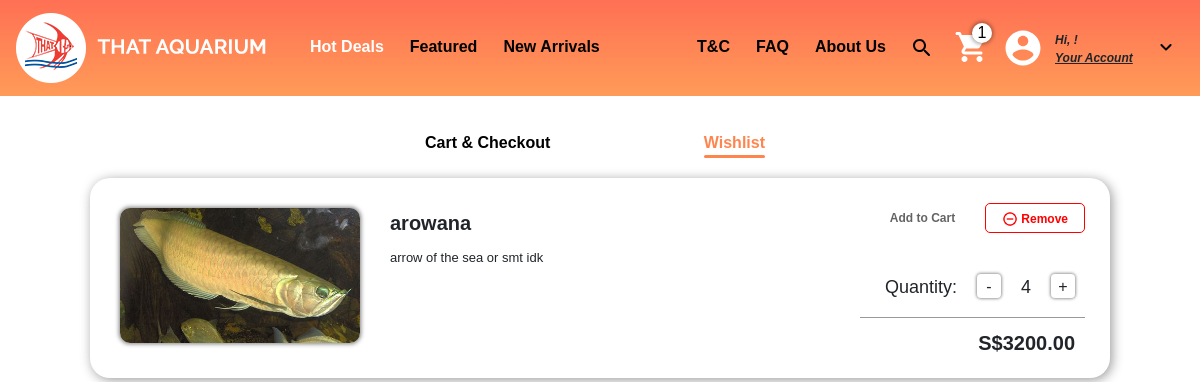
/wishlist/ (signed in), run on an earlier commit of the app's database.
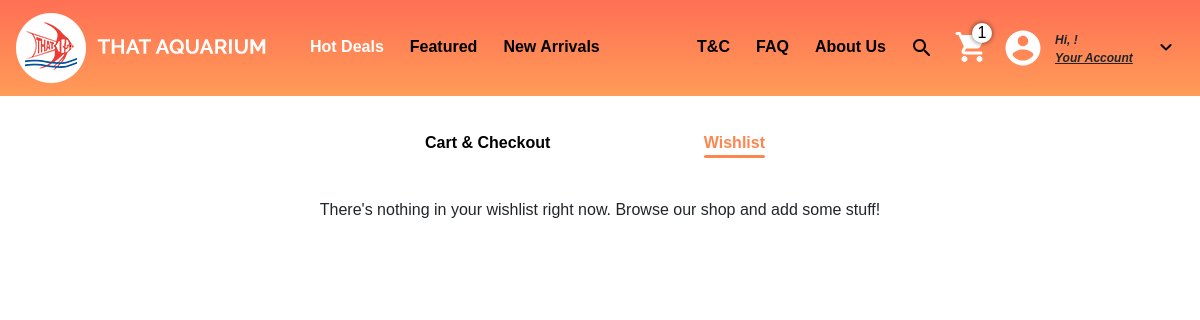
And on a later commit of the database.
### store/models.py (models this page shows, shortened)
class WishlistItem(models.Model):
    product = models.ForeignKey(Product,on_delete=models.SET_NULL,null=True,blank=True)
    order = models.ForeignKey(Wishlist,on_delete=models.SET_NULL,null=True,blank=True)
    quantity = models.IntegerField(default=0)
    date_added = models.DateTimeField(auto_now_add=True)
    @property
    def get_total(self):
        total = self.product.price * self.quantity
        return total

class Product(models.Model):
    display = [
        ('H', 'Hot deals'),
        ('F', 'Featured'),
        ('N', 'New Arrivals'),
        ('B', 'Blocked'), #hidden from every where but exists in the database
        ('D', 'Database'),#this means it will be avaliable in the search but not in the other fields
    ]
    product_name = models.CharField(max_length=150,default="product")
    product_type = models.CharField(max_length=100,default="accessory")
    product_class = models.CharField(max_length=100,default="class")
    product_category = models.CharField(max_length=100,default="parts")
    price = models.DecimalField(decimal_places=2,max_digits=9)
    image = models.ImageField(null=True,blank=True)
    quantity = models.IntegerField(default=0)
    description = models.TextField(default="Description")
    display_type = models.CharField(max_length=1,choices=display,default='D')
    @property
    def imageURL(self):
            try:
                url = self.image.url
            except:
                url = ''
            return url

### store/views.py (the view)
# urls.py: path('wishlist/', views.wishlist, name="wishlist"),
@login_required(login_url="login")
def wishlist(request):
    items, CartTotal = WishlistData(request)
    cartItem = cartItemData(request)
    context = {"cartItems": cartItem,"items":items,"CartTotal":CartTotal}
    return render(request,'home_page/wishlist.html',context)

### store/models.py (called while the page is built)
    @property
    def get_cart_items(self):
        orderitem = self.orderitem_set.all()
        total = sum([item.quantity for item in orderitem])
        return total

### store/utils.py (called while the page is built)
def WishlistData(request):
    if request.user.is_authenticated:
        customer = request.user
        wishlist,created = Wishlist.objects.get_or_create(customer=customer)
        items = wishlist.wishlistitem_set.all()
        CartTotal = 0
        for item in items:
            CartTotal += item.get_total
    return [ items, CartTotal]

def cartItemData(request):
    if request.user.is_authenticated:
        customer = request.user
        order, created = Order.objects.get_or_create(customer=customer)
        cartItem = order.get_cart_items
    else:
        cartItem,items = CookieCart(request)
    return cartItem

### store/templates/home_page/wishlist.html (shortened to what this page needs)
{% extends 'home_page/main.html' %}
{% load static %}
{% block content %}
    <link href = "{% static 'css/cart.css' %}" rel = "stylesheet" type = "text/css">
    <link href = "{% static 'css/wishlist.css' %}" rel = "stylesheet" type = "text/css">
    <div class = "subheader mx-auto">
        <a href = "{% url 'cart' %}" class = "cart navbar-text-item-normal navbar-text-item-normal-orange">
            Cart & Checkout
        </a>
        <a href = "{% url 'wishlist' %}" class = "wishlist navbar-text-item-current navbar-text-item-current-orange">
            Wishlist
            <div class = "hover-underline hover-underline-orange"></div>
        </a>
    </div>
    <div class = "cart-body mx-auto">
        <div class = "cart-region">
            {% if items|length != 0 %}
                {% for item in items %}
                    <div class = "cart-item">
                        <img src='{{ item.product.imageURL }}' class = "item-images">
                        <div class = "item-text">
                            <p class = "item-name">{{ item.product.product_name }}</p>
                            <p class = "item-description">{{ item.product.description }}</p>
                        </div>
                        <div class = "item-right-side-elements">
                            <div class = "cart-buttons">
                                <button class = "save-later update-cart" data-action="c" data-product={{ item.product.id }} data-qty={{ item.quantity }}>Add to Cart</button>
                                <button class = "btn update-cart remove-from-cart" data-action="deletew" data-product={{ item.product.id }}>
                                    <img src = "{% static 'images/Checkout/remove_circle_outline-24px.png' %}" class = "remove-image">
                                    Remove
                                </button>
                            </div>
                            <div class = "item-right-side-bottom-elements">
                                <div class = "quantities">
                                    <p class = "quantity-text">Quantity:</p>
                                    <button  data-product={{ item.product.id }} data-action="removew" class="btn update-cart change-quantity change-quantity-minus">-</button>
                                    <p class = "item-quantity">{{ item.quantity }}</p>
                                    <button  data-product={{ item.product.id }} data-action="addw" class="btn update-cart change-quantity change-quantity-add">+</button>
                                </div>
                                <div class = "divider"></div>
                                <p class = "item-total">S${{ item.get_total }}</p>
                            </div>
                        </div>
                    </div>
                {% endfor %}
            {% else %}
                <p class = "no-items">There's nothing in your wishlist right now. Browse our shop and add some stuff!</p>
            {% endif %}
        </div>
    </div>
{% endblock content %}

What changed in the data, as far as the page shows it:
removed WishlistItem: product.imageURL (picture), product.product_name "arowana", product.description "arrow of the sea or smt idk", quantity "4", get_total "3200.00"
Also different on the page:
text now shown: "There's nothing in your wishlist right now. Browse our shop and add some stuff!"
